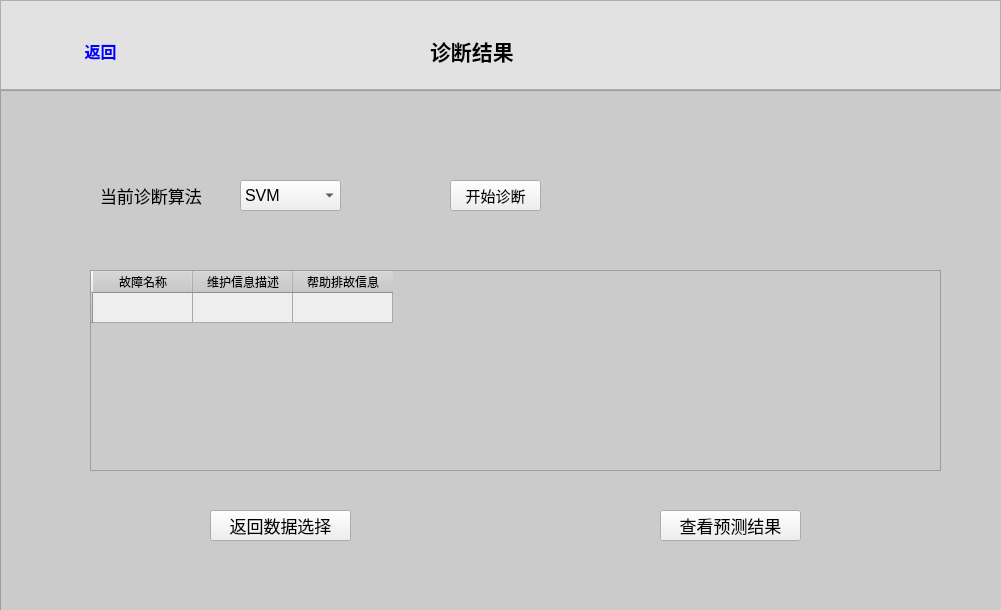
<?xml version="1.0" encoding="UTF-8"?>
<ui version="4.0">
 <class>Dialog</class>
 <widget class="QDialog" name="Dialog">
  <property name="geometry">
   <rect>
    <x>0</x>
    <y>0</y>
    <width>1001</width>
    <height>610</height>
   </rect>
  </property>
  <property name="windowTitle">
   <string>Dialog</string>
  </property>
  <property name="styleSheet">
   <string notr="true">QDialog{
	background-color:rgb(234, 242, 255)
}

QTableWidget::item {
    background-color:rgb(238, 238, 238);
}
QTableWidget::item {
    color: transparent;
}



</string>
  </property>
  <widget class="QFrame" name="frame_menu">
   <property name="geometry">
    <rect>
     <x>0</x>
     <y>0</y>
     <width>1001</width>
     <height>90</height>
    </rect>
   </property>
   <property name="sizePolicy">
    <sizepolicy hsizetype="Fixed" vsizetype="Fixed">
     <horstretch>0</horstretch>
     <verstretch>0</verstretch>
    </sizepolicy>
   </property>
   <property name="styleSheet">
    <string notr="true">QFrame{
	background-color:rgb(226, 226, 226)
}</string>
   </property>
   <property name="frameShape">
    <enum>QFrame::StyledPanel</enum>
   </property>
   <property name="frameShadow">
    <enum>QFrame::Raised</enum>
   </property>
   <widget class="QLabel" name="label">
    <property name="geometry">
     <rect>
      <x>430</x>
      <y>30</y>
      <width>121</width>
      <height>41</height>
     </rect>
    </property>
    <property name="font">
     <font>
      <pointsize>16</pointsize>
      <weight>75</weight>
      <bold>true</bold>
     </font>
    </property>
    <property name="text">
     <string>诊断结果</string>
    </property>
   </widget>
   <widget class="QPushButton" name="pushButton_fanhui">
    <property name="geometry">
     <rect>
      <x>60</x>
      <y>30</y>
      <width>81</width>
      <height>41</height>
     </rect>
    </property>
    <property name="palette">
     <palette>
      <active>
       <colorrole role="ButtonText">
        <brush brushstyle="SolidPattern">
         <color alpha="255">
          <red>0</red>
          <green>0</green>
          <blue>255</blue>
         </color>
        </brush>
       </colorrole>
      </active>
      <inactive>
       <colorrole role="ButtonText">
        <brush brushstyle="SolidPattern">
         <color alpha="255">
          <red>0</red>
          <green>0</green>
          <blue>255</blue>
         </color>
        </brush>
       </colorrole>
      </inactive>
      <disabled>
       <colorrole role="ButtonText">
        <brush brushstyle="SolidPattern">
         <color alpha="255">
          <red>120</red>
          <green>120</green>
          <blue>120</blue>
         </color>
        </brush>
       </colorrole>
      </disabled>
     </palette>
    </property>
    <property name="font">
     <font>
      <pointsize>12</pointsize>
      <weight>75</weight>
      <bold>true</bold>
     </font>
    </property>
    <property name="styleSheet">
     <string notr="true">QPushButton{
	border:none
}

QPushButton::hover{
	background-color:rgb(189, 189, 189);
}
</string>
    </property>
    <property name="text">
     <string>返回</string>
    </property>
   </widget>
  </widget>
  <widget class="QFrame" name="frame">
   <property name="geometry">
    <rect>
     <x>0</x>
     <y>90</y>
     <width>1011</width>
     <height>521</height>
    </rect>
   </property>
   <property name="styleSheet">
    <string notr="true">QFrame{
	background-color:rgb(203, 203, 203)
}</string>
   </property>
   <property name="frameShape">
    <enum>QFrame::StyledPanel</enum>
   </property>
   <property name="frameShadow">
    <enum>QFrame::Raised</enum>
   </property>
   <widget class="QTableWidget" name="tableWidget">
    <property name="geometry">
     <rect>
      <x>90</x>
      <y>180</y>
      <width>851</width>
      <height>201</height>
     </rect>
    </property>
    <row>
     <property name="text">
      <string/>
     </property>
    </row>
    <column>
     <property name="text">
      <string>故障名称</string>
     </property>
    </column>
    <column>
     <property name="text">
      <string>维护信息描述</string>
     </property>
    </column>
    <column>
     <property name="text">
      <string>帮助排故信息</string>
     </property>
    </column>
   </widget>
   <widget class="QPushButton" name="pushButton_fanhuishujuxuanze">
    <property name="geometry">
     <rect>
      <x>210</x>
      <y>420</y>
      <width>141</width>
      <height>31</height>
     </rect>
    </property>
    <property name="font">
     <font>
      <pointsize>13</pointsize>
     </font>
    </property>
    <property name="text">
     <string>返回数据选择</string>
    </property>
   </widget>
   <widget class="QLabel" name="label_2">
    <property name="geometry">
     <rect>
      <x>100</x>
      <y>90</y>
      <width>131</width>
      <height>31</height>
     </rect>
    </property>
    <property name="font">
     <font>
      <pointsize>13</pointsize>
     </font>
    </property>
    <property name="text">
     <string>当前诊断算法</string>
    </property>
   </widget>
   <widget class="QPushButton" name="pushButton_kaishizhenduan">
    <property name="geometry">
     <rect>
      <x>450</x>
      <y>90</y>
      <width>91</width>
      <height>31</height>
     </rect>
    </property>
    <property name="font">
     <font>
      <pointsize>11</pointsize>
     </font>
    </property>
    <property name="text">
     <string>开始诊断</string>
    </property>
   </widget>
   <widget class="QPushButton" name="pushButton_chakankucejieguo">
    <property name="geometry">
     <rect>
      <x>660</x>
      <y>420</y>
      <width>141</width>
      <height>31</height>
     </rect>
    </property>
    <property name="font">
     <font>
      <pointsize>13</pointsize>
     </font>
    </property>
    <property name="text">
     <string>查看预测结果</string>
    </property>
   </widget>
   <widget class="QComboBox" name="comboBox">
    <property name="geometry">
     <rect>
      <x>240</x>
      <y>90</y>
      <width>101</width>
      <height>31</height>
     </rect>
    </property>
    <property name="font">
     <font>
      <pointsize>12</pointsize>
     </font>
    </property>
    <item>
     <property name="text">
      <string>SVM</string>
     </property>
    </item>
    <item>
     <property name="text">
      <string>RF</string>
     </property>
    </item>
    <item>
     <property name="text">
      <string>算法三</string>
     </property>
    </item>
   </widget>
  </widget>
  <zorder>frame</zorder>
  <zorder>frame_menu</zorder>
 </widget>
 <resources/>
 <connections/>
</ui>
